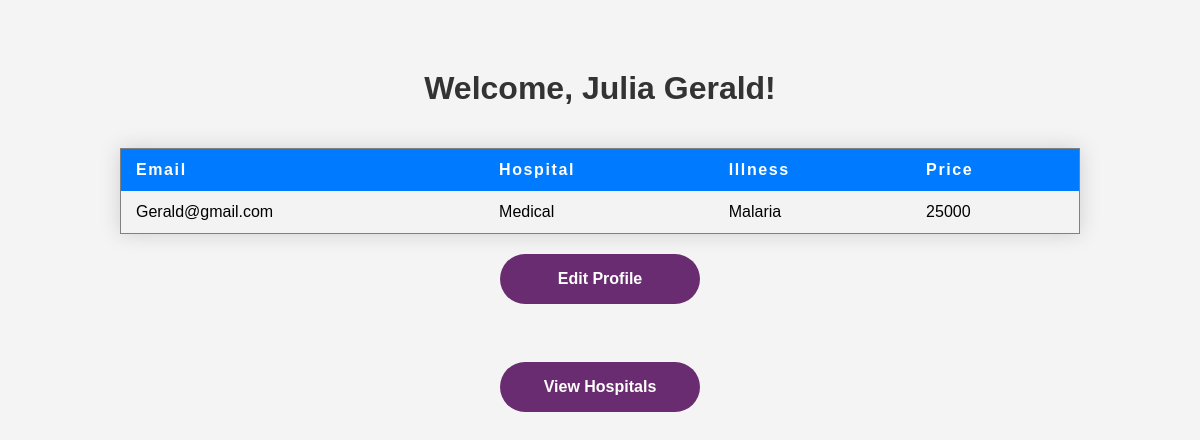
The page /profile.php (signed in) on the database its author committed.
### tables this page shows
CREATE TABLE `healthytb` (
  `id` int(11) NOT NULL,
  `Name` varchar(50) NOT NULL,
  `Email` varchar(50) NOT NULL,
  `Password` char(50) NOT NULL,
  `Hname` varchar(50) NOT NULL,
  `Illness` longtext NOT NULL,
  `Price` decimal(65,0) NOT NULL
);

### profile.php (the view, shortened to what this page needs)
<?php
$servername = "localhost";
$db_username = "root";
$db_password = "";
$database = "be-healthy";
$conn = new mysqli($servername, $db_username, $db_password, $database);
$user_id = $_SESSION['user_id'];
$stmt = $conn->prepare("SELECT * FROM healthytb WHERE id = ?");
$stmt->bind_param("i", $user_id);
$stmt->execute();
$result = $stmt->get_result();
$user = $result->fetch_assoc();
?>
<!DOCTYPE html>
<html lang="en">
<head>
    <link rel="stylesheet" href="good5.css">
</head>
<body>
    <center>
    <h1>Welcome, <?php echo $user['Name']; ?>!</h1>
    <table border="1">
        <tr>
            <th>Email</th>
            <th>Hospital</th>
            <th>Illness</th>
            <th>Price</th>
        </tr>
        <tr>
            <td><?php echo $user['Email']; ?></td>
            <td><?php echo $user['Hname']; ?></td>
            <td><?php echo $user['Illness']; ?></td>
            <td><?php echo $user['Price']; ?></td>
        </tr>
    </table>
    <a href="edit.php">Edit Profile</a><br><a href="crtdhospital.php">View Hospitals</a>
    </center>
</body>
</html>

### good5.css (style rules this page uses)
body { font-family: Arial, sans-serif; background-color: #f4f4f4; margin: 0; padding: 0; }
h1 { color: #333; text-align: center; padding: 20px 0; }
h1 { color: #333; text-align: center; margin-top: 50px; }
table { width: 80%; margin: 20px auto; border-collapse: collapse; box-shadow: 0px 0px 20px rgba(0,0,0,0.15); }
th, td { padding: 12px 15px; border: none; text-align: left; }
th { background-color: #007BFF; color: white; letter-spacing: 0.1em; }
tr { background-color: white; }
tr:nth-of-type(even) { background-color: #f3f3f3; }
a { display: block; width: 200px; height: 50px; margin: 20px auto; background-color: #6a2c70; text-align: center; border-radius: 30px; color: white; font-weight: bold; line-height: 50px; text-decoration: none; transition: all 0.3s ease-in-out; }

### rows shown on the page
healthytb: Name "Julia Gerald", Email "Gerald@gmail.com", Hname "Medical", Illness "Malaria", Price "25000"
